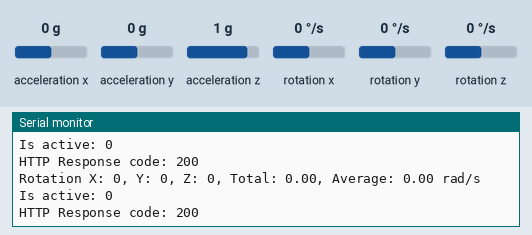
Bench run of a sketch on a simulated ESP32. Parts: the last lines printed to the serial monitor. The test bench sets the inputs (shaded band); at power-on: rotation x 0 °/s, rotation y 0 °/s, rotation z 0 °/s, acceleration x 0 g, acceleration y 0 g, acceleration z 1 g. WiFi joins after 1.5 s; servers stay silent unless stated; uploads are accepted with an empty reply.

Above: at 2.7 s.
2.8 s: rotation x set to -192 °/s
At 3.08 s:
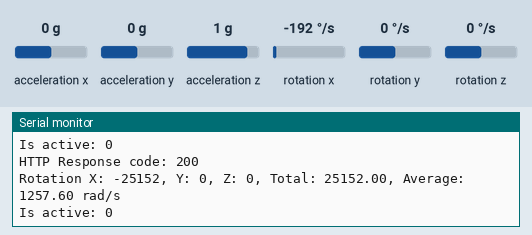
4.3 s: rotation y set to -192 °/s
At 4.9 s:
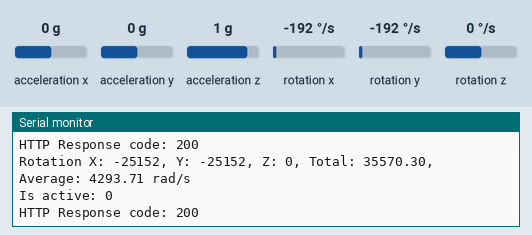
5.8 s: rotation z set to -192 °/s
At 6.4 s:
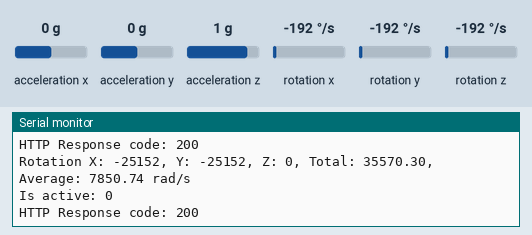
Timing chart, 0 to 8.8 s (numbered marks = the images above; inputs shaded):
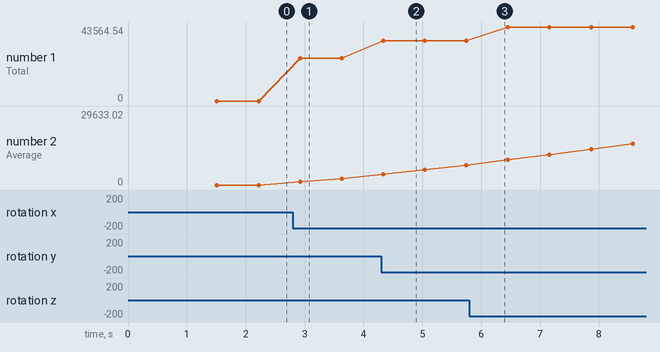

Measured:
- after the input at 2.8 s, the serial monitor: prints a new line after 0.12 s (image 1)
- after the input at 4.3 s, the serial monitor: prints a new line at once (image 2)
- plotted number 1: 0 → 25152 after the input at 2.8 s, 25152 → 35570.3 after the input at 4.3 s, 35570.3 → 43564.54 after the input at 5.8 s
- plotted number 2: 0 → 2515.2 after the input at 2.8 s, 2515.2 → 7850.74 after the input at 4.3 s, 7850.74 → 29633.02 after the input at 5.8 s

The sketch:

activity.ino
```cpp
#include <Wire.h>
#include <WiFi.h>
#include <HTTPClient.h>
#include <MPU6050.h>

// Replace these with your WiFi credentials
const char* ssid = "<SSID>";
const char* password = "<PASSWORD>";

// Replace this with your server address
const char* serverAddress = "http://<IP>:8000/set-user-active";

// Initialize the MPU6050
MPU6050 mpu;

// Array to store last rotation values
const int rotationValuesNum = 20;
float rotationValues[rotationValuesNum] = {0};
int rotationIndex = 0;

const int avgValuesNum = 5;
float avgValues[avgValuesNum] = {0};
int avgValuesIndex = 0;

float lastAvgAvges = -1;


void setup() {
  Serial.begin(115200);

  wifi_setup();

  mpu_setup();
}

void wifi_setup() {
  // Connect to WiFi
  WiFi.begin(ssid, password);
  Serial.print("Connecting to WiFi");
  while (WiFi.status() != WL_CONNECTED) {
    delay(500);
    Serial.print(".");
  }
  Serial.println("");

  // Display the IP address
  Serial.print("IP Address: ");
  Serial.println(WiFi.localIP());
}

void mpu_setup() {
  Wire.begin();
  // initialize device
  Serial.println("Initializing I2C devices...");
  mpu.initialize();

  // verify connection
  Serial.println("Testing device connections...");
  Serial.println(mpu.testConnection() ? "MPU6050 connection successful" : "MPU6050 connection failed");

  mpu.CalibrateGyro(10);
  mpu.CalibrateAccel(10);
}

void loop() {
  bool active = getActivity();
  sendActivity(active);

  delay(500);
}

bool getActivity() {
  // Read accelerometer data
  int16_t ax, ay, az;
  int16_t gx, gy, gz;
  mpu.getMotion6(&ax, &ay, &az, &gx, &gy, &gz);

  // Calculate total acceleration magnitude
  float gtotal = sqrt(sq(gx) + sq(gy) + sq(gz));

  // Update rotation values
  rotationValues[rotationIndex] = gtotal;
  rotationIndex = (rotationIndex + 1) % rotationValuesNum;

  float gtotalavg = 0;
  for (int i = 0; i < rotationValuesNum; i++) {
    gtotalavg += rotationValues[i];
  }
  gtotalavg /= rotationValuesNum;

  // Update avges
  if (rotationIndex == rotationValuesNum - 1) {
    avgValues[avgValuesIndex] = gtotalavg;
    avgValuesIndex = (avgValuesIndex + 1) % avgValuesNum;
  }

  bool appropriate = true;
  // Update lastAvgAvges
  if (avgValuesIndex == avgValuesNum - 1 && rotationIndex == rotationValuesNum - 1) {
    float avgAvgValues = 0;
      for (int i = 0; i < avgValuesNum; i++) {
      avgAvgValues += avgValues[i];
    }
    avgAvgValues /= avgValuesNum;
    Serial.print("Average of averages: ");
    Serial.println(avgAvgValues);

    if (lastAvgAvges != -1) {
      float diff = lastAvgAvges - avgAvgValues;
      if (diff < 0) {
        diff = -diff;
      }
      if (diff > 2000) {
        appropriate = false;
      }
    }
    lastAvgAvges = avgAvgValues;
  }

  Serial.print("Rotation X: ");
  Serial.print(gx);
  Serial.print(", Y: ");
  Serial.print(gy);
  Serial.print(", Z: ");
  Serial.print(gz);
  Serial.print(", Total: ");
  Serial.print(gtotal);
  Serial.print(", Average: ");
  Serial.print(gtotalavg);
  Serial.println(" rad/s");

  // Check if motion exceeds threshold
  bool active = (gtotal > 150) && (gtotal < 5000) && appropriate;
  Serial.print("Is active: ");
  Serial.println(active);

  return active;
}

void sendActivity(bool active) {
  if (WiFi.status() != WL_CONNECTED) {
    Serial.println("WiFi not connected. Cannot send request.");
    return;
  }

  HTTPClient http;

  // Construct the request body
  String requestBody = "{\"active\": " + String(active ? "true" : "false") + "}";

  // Start HTTP connection
  http.begin(serverAddress);

  // Set headers
  http.addHeader("Content-Type", "application/json");

  // Send POST request
  int httpResponseCode = http.POST(requestBody);

  // Check for response
  if (httpResponseCode > 0) {
    Serial.print("HTTP Response code: ");
    Serial.println(httpResponseCode);
  } else {
    Serial.print("Error sending POST request: ");
    Serial.println(httpResponseCode);
  }

  // End HTTP connection
  http.end();
}
```
